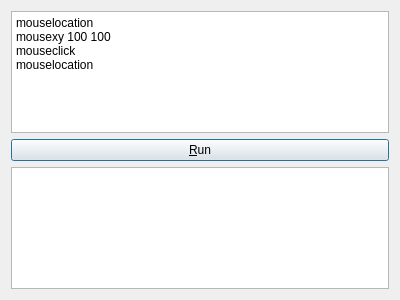
<?xml version="1.0" encoding="UTF-8"?>
<ui version="4.0">
 <class>QtDialog</class>
 <widget class="QDialog" name="QtDialog">
  <property name="geometry">
   <rect>
    <x>0</x>
    <y>0</y>
    <width>400</width>
    <height>300</height>
   </rect>
  </property>
  <property name="windowTitle">
   <string>CppLibcvautomationExample5</string>
  </property>
  <layout class="QVBoxLayout" name="verticalLayout">
   <item>
    <widget class="QPlainTextEdit" name="input">
     <property name="plainText">
      <string>mouselocation
mousexy 100 100
mouseclick
mouselocation</string>
     </property>
    </widget>
   </item>
   <item>
    <widget class="QPushButton" name="button">
     <property name="text">
      <string>&amp;Run</string>
     </property>
    </widget>
   </item>
   <item>
    <widget class="QPlainTextEdit" name="output">
     <property name="readOnly">
      <bool>true</bool>
     </property>
    </widget>
   </item>
  </layout>
 </widget>
 <layoutdefault spacing="6" margin="11"/>
 <resources/>
 <connections/>
</ui>
